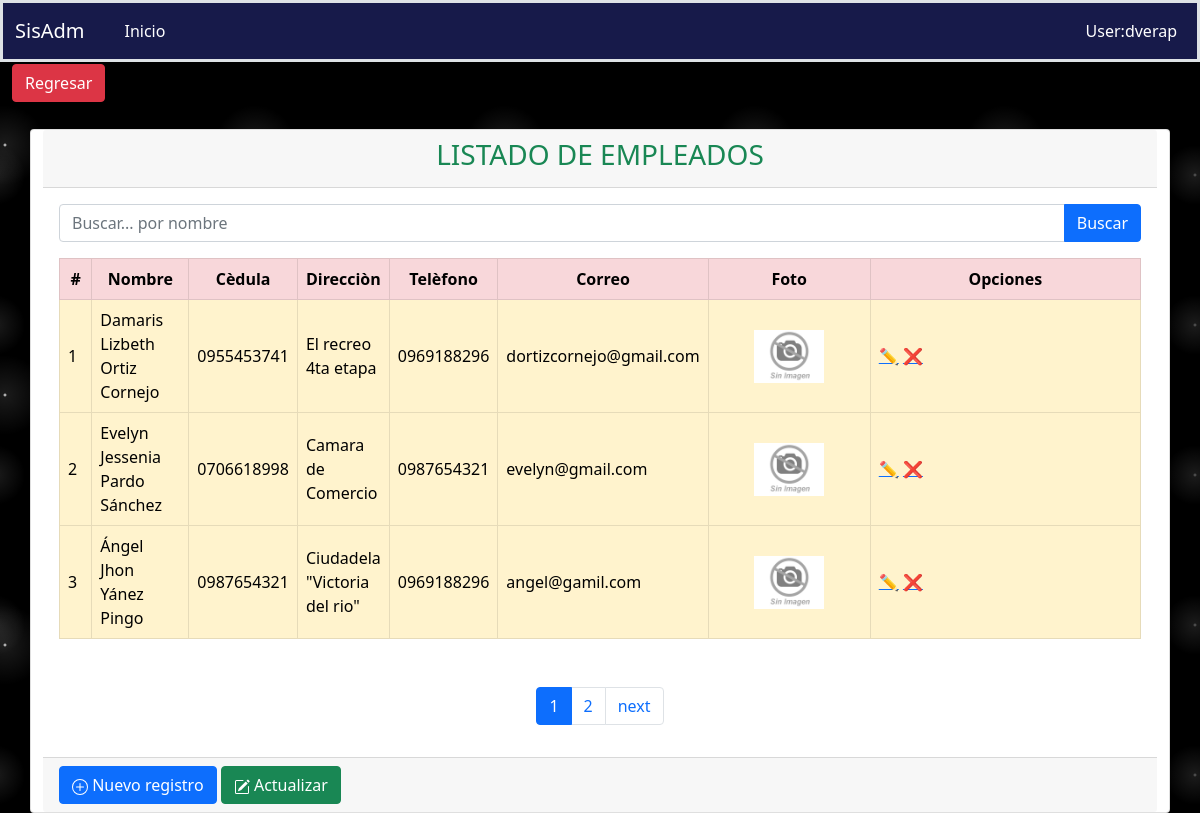
/fichaPersonal/empleado, run on the app's committed database.
### aplicaciones/ficha_personal/models.py (models this page shows, shortened)
class Empleado(Base):
    nombres = models.CharField(max_length=200)
    cedula = models.CharField(max_length=10, unique=True)
    fecha_nacimiento = models.DateField(blank=True, null=True, auto_now=False)
    genero = models.CharField(max_length=1, choices=GENERO, default=GENERO[0][0], blank=True, null=True)
    pais = models.ForeignKey(Pais, on_delete=models.PROTECT, blank=True, null=True)
    provincia = models.ForeignKey(Provincia, on_delete=models.PROTECT, blank=True, null=True)
    ciudad = models.ForeignKey(Ciudad, on_delete=models.PROTECT, blank=True, null=True)
    estado_civil = models.CharField(max_length=1, choices=ESTADO_CIVIL, default=ESTADO_CIVIL[0][0], blank=True,null=True)
    email = models.CharField(max_length=100, unique=True)
    direccion = models.TextField(blank=True, null=True, verbose_name='Dirección')
    telefonos = models.CharField(max_length=50, blank=True, null=True)
    fecha_IESS = models.DateField(blank=True, null=True, auto_now=False)
    tipo_Contrato = models.CharField(max_length=2, choices=TIPO_CONTRATO, default=TIPO_CONTRATO[0][0], blank=True,null=True)
    fecha_Ingreso = models.DateField(blank=True, null=True, auto_now=False)
    foto = models.ImageField(upload_to='fichaPersonal/empleados', blank=True, null=True)
    cargo = models.ForeignKey(Cargo, on_delete=models.PROTECT,blank=True, null=True)
    departamento = models.ForeignKey(Departamento, on_delete=models.PROTECT,blank=True, null=True)
    estado = models.BooleanField(default=True)
    class Meta:
        verbose_name = "Empleado"
        verbose_name_plural = "Empleados"
        ordering = ('id',)
    def get_image(self):
        if self.foto:
            return '{}{}'.format(settings.MEDIA_URL, self.foto)
        return '{}{}'.format(settings.STATIC_URL, 'img/default/empty.jpg')

### aplicaciones/ficha_personal/views/empleados/views.py (the view)
# urls.py: path('empleado', EmpleadoListView.as_view(), name='empleado'),
class EmpleadoListView(ListView):
    template_name = "Empleados/listEmpleado.html"
    context_object_name = 'empleados'
    model = Empleado
    paginate_by = 3
    def get_queryset(self):
        query = self.request.GET.get("query")
        print(query)
        if query:
            return self.model.objects.filter(nombres__icontains=query)
        else:
            return self.model.objects.all()
    def get_context_data(self, **kwargs):
        context = super().get_context_data(**kwargs)
        context['url_anterior'] = '/fichaPersonal/fichaPersonal'
        context['listar_url']= '/fichaPersonal/empleado'
        context['crear_url'] = '/fichaPersonal/crearempleado/'
        context['titulo'] = 'LISTADO DE EMPLEADOS'
        context['query'] = self.request.GET.get("query") or ""
        return context

### aplicaciones/ficha_personal/templates/Empleados/listEmpleado.html (shortened to what this page needs)
{% extends 'consulta.html' %}
{% load static %}
{% block search %}
    <form action="{% url 'ficha_Personal:empleado' %}" method="GET">
      <div class="input-group mb-3">
        <input type="text" name="query" value="{{ query }}" class="form-control" placeholder="Buscar... por nombre" id="idInputSearch" aria-describedby="basic-addon2"/>
        <button type="submit" class="btn btn-primary mr-1" id="idSearchSp">Buscar</button>
      </div>
    </form>
{% endblock %}
{% block columns %}
    <tr class="table-danger text-center">
        <th scope="col" style="width: 5px;">#</th>
        <th scope="col" style="width: 5px;">Nombre</th>
        <th scope="col" style="width: 5%;">Cèdula</th>
        <th scope="col" style="width: 5%;">Direcciòn</th>
        <th scope="col" style="width: 5%;">Telèfono</th>
        <th scope="col" style="width: 5%;">Correo</th>
        <th scope="col" style="width: 15%;">Foto</th>
        <th scope="col" style="width: 25%;">Opciones</th>
    </tr>
{% endblock %}
{% block rows %}
    {% for emp in empleados %}
        <tr class="align-middle table-warning">
            <td>{{forloop.counter}}</td>
            <td>{{ emp.nombres }}</td>
            <td>{{ emp.cedula }}</td>
            <td>{{ emp.direccion }}</td>
            <td>{{ emp.telefonos }}</td>
            <td>{{ emp.email }}</td>
            <td class="text-center">
                <img width="70" src="{{ emp.get_image }}" alt="Sin Foto">
            </td>
            <td class="acciones">
                <a href="{% url 'ficha_Personal:actualizarempleado' emp.id %}">✏️</a>
                <a href="{% url 'ficha_Personal:deleteempleado' emp.id %}">❌</a>
            </td>
        </tr>
    {% endfor %}
{% endblock %}

### static/css/estilos.css (style rules this page uses)
body { background-color:black; background-image: radial-gradient(white, rgba(255,255,255,.2) 2px, transparent 40px), radial-gradient(white, rgba(255,255,255,.15) 1px, transparent 30px), radial-gradient(white, rgba(255,255,255,.1) 2px, transparent 40px), radial-gradient(rgba(255,255,255,.4), rgba(255,255,255,.1) 2px, transparent 30px); background-size: 550px 550px, 350px 350px, 250px 250px, 150px 150px; background-position: 0 0, 40px 60px, 130px 270px, 70px 100px; color: #171a4a; }

### data on the page
Empleado: nombres "Damaris Lizbeth Ortiz Cornejo", cedula "0955453741", direccion "El recreo 4ta etapa", telefonos "0969188296", email "dortizcornejo@gmail.com"
Empleado: nombres "Evelyn Jessenia Pardo Sánchez", cedula "0706618998", direccion "Camara de Comercio", telefonos "0987654321", email "evelyn@gmail.com"
Empleado: nombres "Ángel Jhon Yánez Pingo", cedula "0987654321", direccion "Ciudadela \"Victoria del rio\"", telefonos "0969188296", email "angel@gamil.com"

### other printed values
{{ titulo }} "LISTADO DE EMPLEADOS"
{{ i }} "1"
{{ i }} "2"
